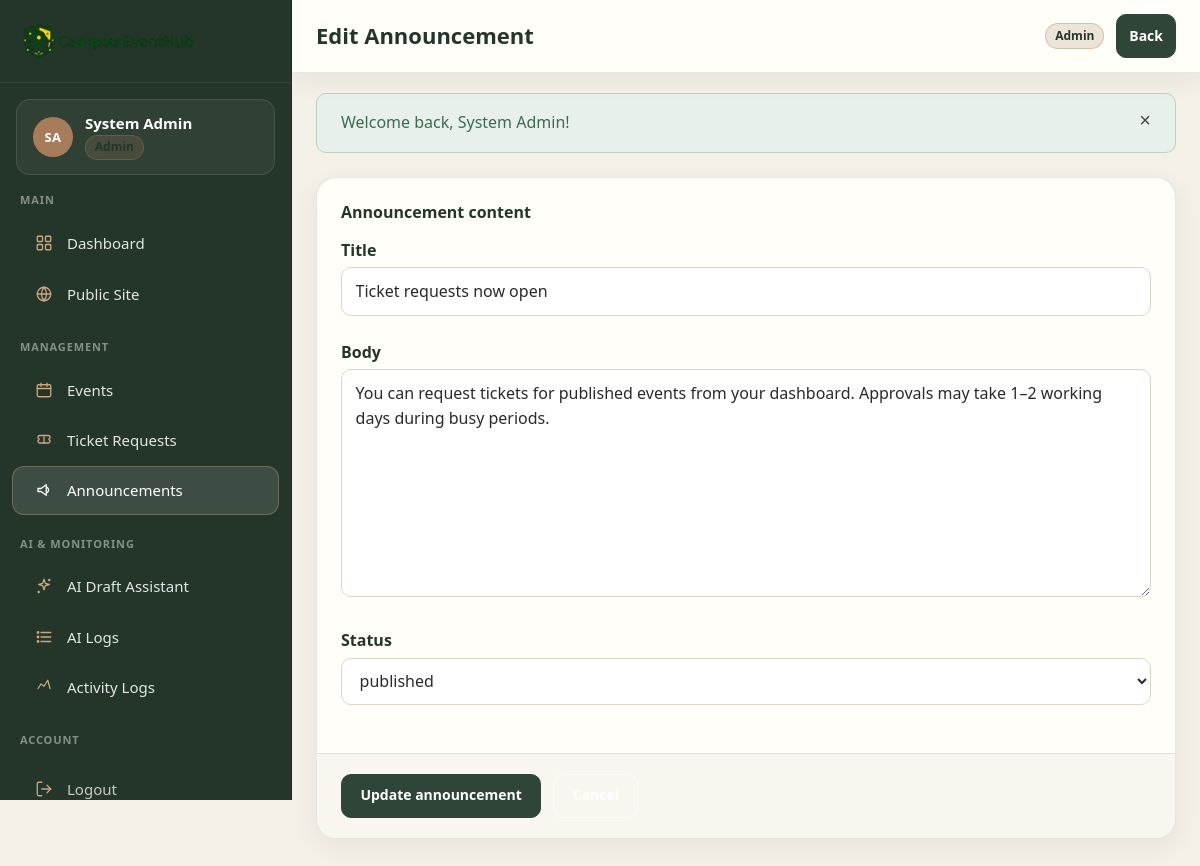
The app's page /admin/announcements/1/edit (signed in) with its own data.
### tables this page shows
CREATE TABLE announcements (
  id INT UNSIGNED AUTO_INCREMENT PRIMARY KEY,
  title VARCHAR(150) NOT NULL,
  body TEXT NOT NULL,
  status ENUM('draft','published') NOT NULL DEFAULT 'draft',
  created_by INT UNSIGNED NULL,
  updated_by INT UNSIGNED NULL,
  created_at DATETIME NOT NULL DEFAULT CURRENT_TIMESTAMP,
  updated_at DATETIME NOT NULL DEFAULT CURRENT_TIMESTAMP ON UPDATE CURRENT_TIMESTAMP,
  INDEX idx_announcements_title (title),
  INDEX idx_announcements_status (status),
  CONSTRAINT fk_announcements_created_by FOREIGN KEY (created_by) REFERENCES users(id) ON DELETE SET NULL,
  CONSTRAINT fk_announcements_updated_by FOREIGN KEY (updated_by) REFERENCES users(id) ON DELETE SET NULL
);

CREATE TABLE users (
  id INT UNSIGNED AUTO_INCREMENT PRIMARY KEY,
  name VARCHAR(100) NOT NULL,
  email VARCHAR(150) NOT NULL,
  password VARCHAR(255) NOT NULL COMMENT 'bcrypt hash via password_hash()',
  role ENUM('admin','user') NOT NULL DEFAULT 'user',
  status ENUM('active','blocked') NOT NULL DEFAULT 'active',
  created_at DATETIME NOT NULL DEFAULT CURRENT_TIMESTAMP,
  updated_at DATETIME NOT NULL DEFAULT CURRENT_TIMESTAMP ON UPDATE CURRENT_TIMESTAMP,
  UNIQUE KEY uq_users_email (email),
  INDEX idx_users_role (role),
  INDEX idx_users_status (status)
);

### app/views/layouts/dashboard_layout.php (the view, shortened to what the rows shown need)
<?php
$pageTitle = $pageTitle ?? 'Dashboard';
$pageActionUrl = $pageActionUrl ?? '';
$pageActionLabel = $pageActionLabel ?? '';
$pageActionsHtml = $pageActionsHtml ?? '';
$isAdmin = Auth::isAdmin();
$user = Auth::user() ?? [];
$userName = (string) ($user['name'] ?? 'User');
$userRole = $isAdmin ? 'Admin' : 'User';
$nameParts = preg_split('/\s+/', trim($userName), -1, PREG_SPLIT_NO_EMPTY) ?: [];
$initials = '';
if (count($nameParts) >= 2) {
    $initials = strtoupper(substr($nameParts[0], 0, 1) . substr($nameParts[1], 0, 1));
} elseif ($nameParts !== []) {
    $initials = strtoupper(substr($nameParts[0], 0, 2));
} else {
    $initials = 'U';
}
$dashNavActive = static function (string $path) use ($isAdmin): string {
    if ($path === '/' && is_active_path('/')) {
        return ' is-active';
    }
    if ($path !== '/' && is_active_path($path)) {
        return ' is-active';
    }
    return '';
};
$dashNavCurrent = static function (string $path) use ($dashNavActive): string {
    return $dashNavActive($path) !== '' ? ' aria-current="page"' : '';
};
if ($isAdmin) {
    $navGroups = [
        [
            'label' => 'Main',
            'items' => [
                ['label' => 'Dashboard', 'url' => '/dashboard', 'icon' => 'grid'],
                ['label' => 'Public Site', 'url' => '/', 'icon' => 'globe'],
            ],
        ],
        [
            'label' => 'Management',
            'items' => [
                ['label' => 'Events', 'url' => '/admin/events', 'icon' => 'calendar'],
                ['label' => 'Ticket Requests', 'url' => '/admin/tickets', 'icon' => 'ticket'],
                ['label' => 'Announcements', 'url' => '/admin/announcements', 'icon' => 'megaphone'],
            ],
        ],
        [
            'label' => 'AI & Monitoring',
            'items' => [
                ['label' => 'AI Draft Assistant', 'url' => '/admin/ai-draft', 'icon' => 'spark'],
                ['label' => 'AI Logs', 'url' => '/admin/ai-logs', 'icon' => 'list'],
                ['label' => 'Activity Logs', 'url' => '/admin/activity-logs', 'icon' => 'activity'],
            ],
        ],
        [
            'label' => 'Account',
            'items' => [
                ['label' => 'Logout', 'url' => '/logout', 'icon' => 'logout'],
            ],
        ],
    ];
}
?>
<!DOCTYPE html>
<html lang="en">
<head>
    <link rel="stylesheet" href="<?= asset('css/style.css') ?>">
    <link rel="stylesheet" href="<?= asset('css/responsive.css') ?>">
    <link rel="stylesheet" href="<?= asset('css/dashboard.css') ?>">
</head>
<body class="dashboard-body">
<div class="dash-shell">
    <aside id="dash-sidebar" class="dash-sidebar" aria-label="Dashboard navigation">
        <div class="dash-sidebar__head">
            <?php $logoHref = url('/dashboard'); $logoClass = 'dash-brand'; require APP_PATH . '/views/partials/brand-logo.php'; ?>
        </div>
        <div class="dash-user-card">
            <span class="dash-user-card__avatar" aria-hidden="true"><?= e($initials) ?></span>
            <div class="dash-user-card__info">
                <span class="dash-user-card__name"><?= e($userName) ?></span>
                <span class="dash-badge dash-badge-role"><?= e($userRole) ?></span>
            </div>
        </div>
        <nav class="dash-nav">
            <?php foreach ($navGroups as $group): ?>
                <div class="dash-nav-group">
                    <span class="dash-nav-group__label"><?= e($group['label']) ?></span>
                    <ul>
                        <?php foreach ($group['items'] as $item): ?>
                            <?php
                            $activeClass = $dashNavActive($item['url']);
                            $isLogout = ($item['url'] ?? '') === '/logout';
                            ?>
                            <li>
                                <a href="<?= url($item['url']) ?>"
                                   class="dash-nav-item<?= e($activeClass) ?><?= $isLogout ? ' dash-nav-item--logout' : '' ?>"
                                   <?= $dashNavCurrent($item['url']) ?>>
                                    <span class="dash-nav-item__icon" aria-hidden="true"><?php $dashIcon = $item['icon'] ?? 'dot'; require APP_PATH . '/views/partials/dash-icon.php'; ?></span>
                                    <span class="dash-nav-item__text"><?= e($item['label']) ?></span>
                                </a>
                            </li>
                        <?php endforeach; ?>
                    </ul>
                </div>
            <?php endforeach; ?>
        </nav>
    </aside>
    <div class="dash-main">
        <header class="dash-topbar">
            <div class="dash-topbar__titles">
                <h1 class="dash-topbar__title"><?= e($pageTitle) ?></h1>
            </div>
            <div class="dash-topbar__actions">
                <span class="dash-badge dash-badge-role dash-topbar__role"><?= e($userRole) ?></span>
                <?php if ($pageActionsHtml !== ''): ?>
                    <?= $pageActionsHtml ?>
                <?php elseif ($pageActionUrl !== '' && $pageActionLabel !== ''): ?>
                    <a class="btn btn-primary btn-sm" href="<?= url($pageActionUrl) ?>"><?= e($pageActionLabel) ?></a>
                <?php endif; ?>
            </div>
        </header>
        <main id="dash-content" class="dash-content">
            <?php require APP_PATH . '/views/partials/flash.php'; ?>
            <?php
            if (!empty($_inner_view)) {
                require APP_PATH . '/views/' . str_replace('.', '/', $_inner_view) . '.php';
            }
            ?>
        </main>
    </div>
</div>
</body>
</html>

### app/core/Router.php (shortened to what the rows shown need)
<?php
class Router
{
    private array $routes = [];
    private function add(string $method, string $path, string $handler): void
    {
        $this->routes[] = [
            'method' => strtoupper($method),
            'pattern' => $path,
            'handler' => $handler,
        ];
    }
    public function dispatch(): void
    {
        $method = $_SERVER['REQUEST_METHOD'] ?? 'GET';
        $uri = $this->normalizeUri();
        foreach ($this->routes as $route) {
            if ($route['method'] !== $method) {
                continue;
            }
            $params = $this->match($route['pattern'], $uri);
            if ($params === null) {
                continue;
            }
            $this->invoke($route['handler'], $params);
            return;
        }
    }
    private function normalizeUri(): string
    {
        $uri = parse_url($_SERVER['REQUEST_URI'] ?? '/', PHP_URL_PATH) ?: '/';
        $webRoot = defined('WEB_ROOT') ? WEB_ROOT : '';
        if ($webRoot !== '' && str_starts_with($uri, $webRoot)) {
            $uri = substr($uri, strlen($webRoot)) ?: '/';
        }
        $uri = rtrim($uri, '/');
        return $uri === '' ? '/' : $uri;
    }
    private function match(string $pattern, string $uri): ?array
    {
        $regex = preg_replace('/\{([a-zA-Z_]+)\}/', '(?P<$1>[^/]+)', $pattern);
        $regex = '#^' . $regex . '$#';
        if (!preg_match($regex, $uri, $matches)) {
            return null;
        }
        $params = [];
        foreach ($matches as $key => $value) {
            if (is_string($key)) {
                $params[$key] = $value;
            }
        }
        return $params;
    }
    private function invoke(string $handler, array $params): void
    {
        [$class, $action] = explode('@', $handler, 2);
        $controller = new $class();
        $controller->{$action}(...array_values($params));
    }
}

### app/views/admin/announcements/_form.php (shortened to what the rows shown need)
<?php $item = $item ?? []; ?>
<div class="form-group">
    <label for="title">Title</label>
    <input type="text" name="title" id="title" required minlength="5" maxlength="150" value="<?= e(old('title', $item['title'] ?? '')) ?>">
</div>
<div class="form-group">
    <label for="body">Body</label>
    <textarea name="body" id="body" required minlength="20" rows="8"><?= e(old('body', $item['body'] ?? '')) ?></textarea>
</div>
<div class="form-group">
    <label for="status">Status</label>
    <select name="status" id="status">
        <option value="published" <?= (old('status', $item['status'] ?? '') === 'published') ? 'selected' : '' ?>>published</option>
    </select>
</div>

### records on screen
announcements: created_by.name "SA", created_by.name "System Admin", title "Ticket requests now open", body "You can request tickets for published events from your dashboard. Approvals may take 1–2 working days during busy periods.", status "published"

### other values on screen
$group['label'] "MAIN"
$item['label'] "Dashboard"
$item['label'] "Public Site"
$group['label'] "MANAGEMENT"
$item['label'] "Events"
$item['label'] "Ticket Requests"
$item['label'] "Announcements"
$group['label'] "AI & MONITORING"
$item['label'] "AI Draft Assistant"
$item['label'] "AI Logs"
$item['label'] "Activity Logs"
$group['label'] "ACCOUNT"
$item['label'] "Logout"
$message "Welcome back, System Admin!"
